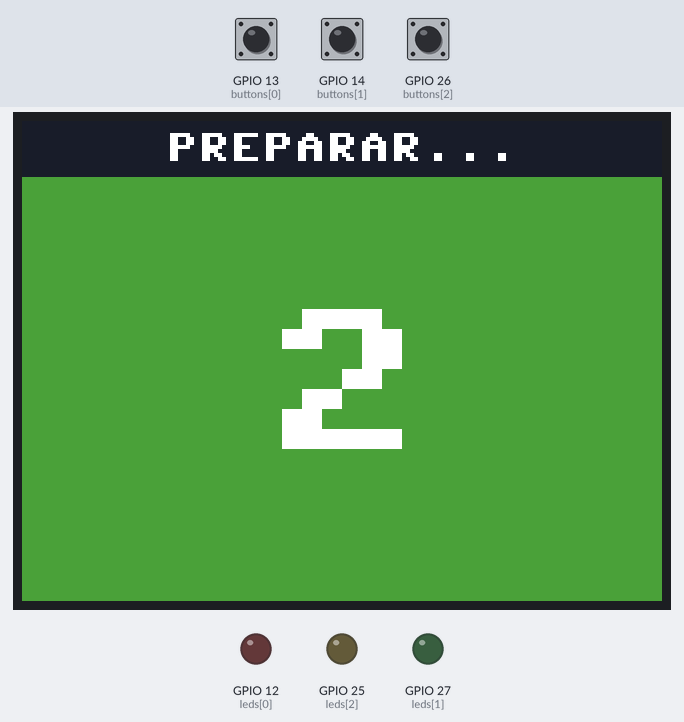
Recording of a program running on a simulated ESP32 board running MicroPython. Shown: 320×240 colour display, output pins drawn as LEDs (lit = HIGH). Wiring (from the project's diagram.json): red LED on GPIO 12, red button on GPIO 13, green button on GPIO 14, yellow LED on GPIO 25, yellow button on GPIO 26, green LED on GPIO 27. The test bench sets the inputs (shaded band); at power-on: GPIO 26 (buttons[2]) HIGH, GPIO 13 (buttons[0]) HIGH, GPIO 14 (buttons[1]) HIGH. Random numbers come from a fixed seed; no radio messages arrive unless stated (any console line starting 'radio sent:' is added by the test bench); library files of the repository ran but are not shown: ili9341.py; pins used as bus, display or sensor lines are not drawn; what the program prints to the serial console is not drawn.

Above: at 1.7 s.
At 7.5 s:
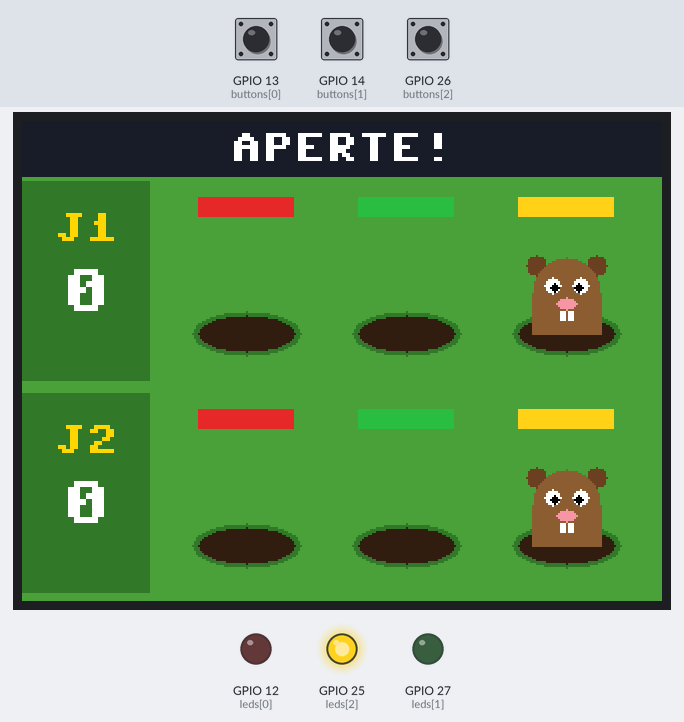
7.6 s: GPIO 26 (buttons[2]) pulled LOW for 0.15 s
At 8.2 s:
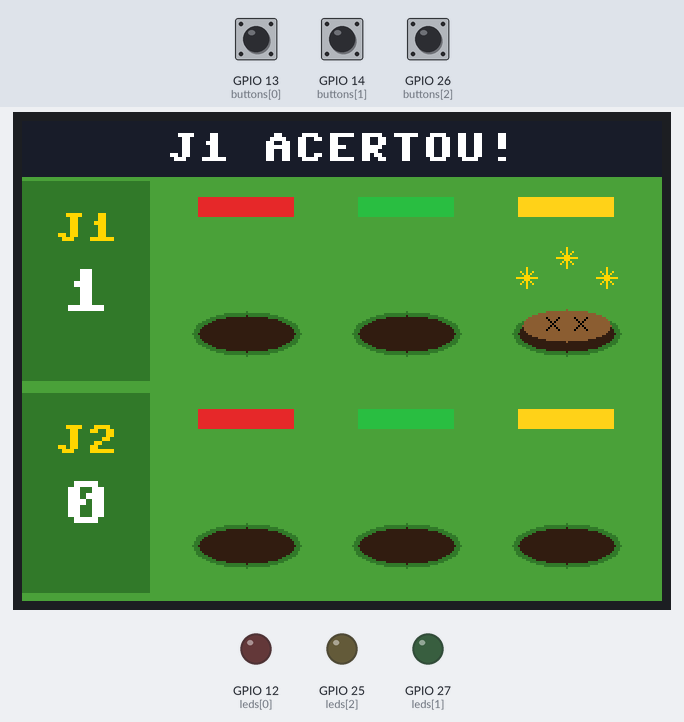
At 9.3 s:
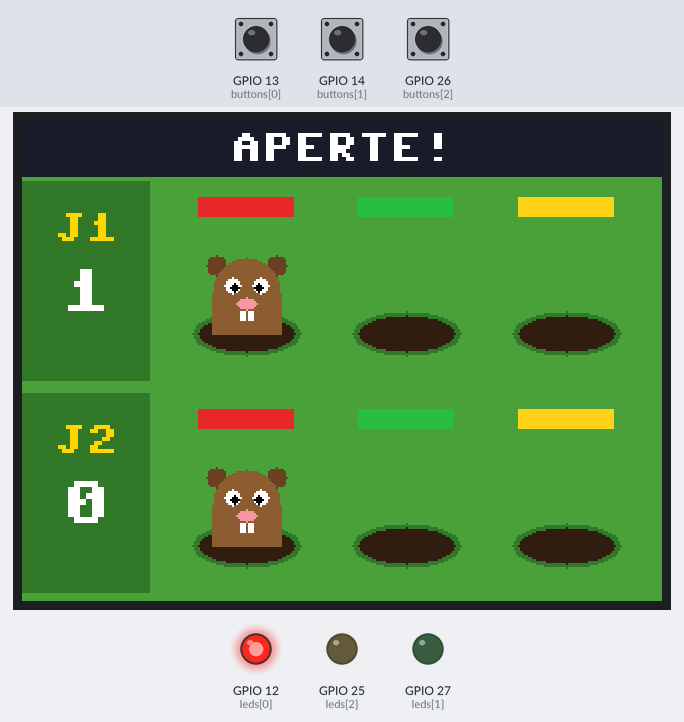
Timing chart, 0 to 27.1 s (numbered marks = the images above; inputs shaded):
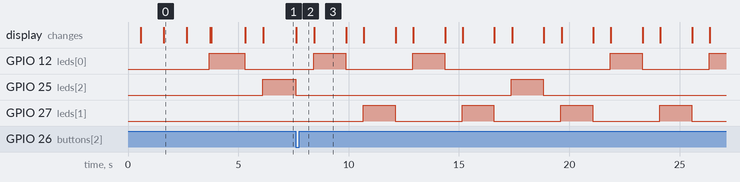

The program:

main.py
```python
from machine import Pin
import radio
import tela
import time
import random

leds = [Pin(12, Pin.OUT), Pin(27, Pin.OUT), Pin(25, Pin.OUT)]
buttons = [Pin(13, Pin.IN, Pin.PULL_UP), Pin(14, Pin.IN, Pin.PULL_UP), Pin(26, Pin.IN, Pin.PULL_UP)]

# pontuação máxima
PONTOS_PARA_VENCER = 10
# número que avisa o controle 2 que nenhum LED está aceso
APAGADO = 255

pontos = [0, 0]
led_atual = -1
led_aceso = APAGADO
led_enviado = -1
ultimo_envio = 0
ultimo_clique = [0, 0]
acertou = 0
esmagou = 0
apertou = False

def atualizar_display(mensagem="ESMAGA!"):
    tela.atualizar_display(mensagem, pontos, led_aceso, led_atual, esmagou)

def acender_leds(index):
    global led_aceso

    leds[index].value(1)
    led_aceso = index

def apagar_leds():
    global led_aceso

    for led in leds:
        led.value(0)
    led_aceso = APAGADO

def enviar_led():
    global led_enviado, ultimo_envio

    # avisa o controle 2 quando o LED muda e repete a cada 300 ms
    if led_enviado != led_aceso or time.ticks_diff(time.ticks_ms(), ultimo_envio) >= 300:
        led_enviado = led_aceso
        ultimo_envio = time.ticks_ms()
        radio.enviar(led_aceso)

def clique(jogador, index):
    global acertou, esmagou, apertou

    # ignora o mesmo botão apertado duas vezes em menos de 200 ms
    agora = time.ticks_ms()
    if time.ticks_diff(agora, ultimo_clique[jogador]) < 200:
        return
    ultimo_clique[jogador] = agora
    apertou = True

    if index == led_aceso:
        pontos[jogador] += 1
        apagar_leds()
        acertou = jogador + 1
        esmagou = jogador + 1

def trata_botao(pin):
    for index, btn in enumerate(buttons):
        if btn == pin:
            clique(0, index)
            return

def esperar(ms):
    global acertou

    fim = time.ticks_add(time.ticks_ms(), ms)
    while time.ticks_diff(fim, time.ticks_ms()) > 0:
        # botão que o jogador 2 apertou
        index = radio.receber()
        if index is not None:
            clique(1, index)
        enviar_led()

        if acertou:
            atualizar_display("J{} ACERTOU!".format(acertou))
            acertou = 0
        time.sleep_ms(10)

def jogar():
    global led_atual, acertou, esmagou

    pontos[0] = 0
    pontos[1] = 0
    acertou = 0
    esmagou = 0

    for numero in ("3", "2", "1"):
        tela.mostrar_numero("PREPARAR...", numero)
        esperar(1000)

    while max(pontos) < PONTOS_PARA_VENCER:
        # a toupeira nunca sai no mesmo buraco duas vezes seguidas
        led_anterior = led_atual
        while led_atual == led_anterior:
            led_atual = random.randint(0, 2)
        print("Acendendo LED no pino:", led_atual)

        esmagou = 0
        acender_leds(led_atual)
        atualizar_display("APERTE!")

        # o tempo da toupeira diminui a cada ponto
        esperar(max(800, 1500 - max(pontos) * 80))

        apagar_leds()
        atualizar_display("J{} ACERTOU!".format(esmagou) if esmagou else "ESMAGA!")

        esperar(max(500, 800 - max(pontos) * 30))

    vencedor = 1 if pontos[0] > pontos[1] else 2
    esmagou = 0
    atualizar_display("J{} VENCEU!".format(vencedor))

for btn in buttons:
    btn.irq(trigger=Pin.IRQ_FALLING, handler=trata_botao)

apagar_leds()
tela.desenhar_titulo("CONECTANDO...")
radio.conectar(b"led", b"botao")

while True:
    jogar()
    esperar(3000)

    apertou = False
    while not apertou:
        esperar(50)
```

radio.py
```python
import network
import time

# True no Velxio (WiFi + MQTT), False nas placas de verdade (ESP-NOW)
SIMULADOR = False

# nome que separa o nosso jogo dos outros no servidor MQTT
SALA = b"whac-a-mole-7f3k9q"
# endereço do ESP-NOW que fala com qualquer placa por perto
TODOS = bytes([255] * 6)

conexao = None
topico = None
recebidas = []

# o MQTT chama esta função quando chega uma mensagem
def chegou(origem, mensagem):
    recebidas.append(bytes(mensagem))

# envia e recebe são os assuntos de cada controle: led ou botao
def conectar(envia, recebe):
    global conexao, topico

    wifi = network.WLAN(network.STA_IF)
    wifi.active(True)

    if SIMULADOR:
        from umqtt.simple import MQTTClient

        wifi.connect("Velxio-GUEST", "")
        while not wifi.isconnected():
            time.sleep_ms(200)

        topico = SALA + b"/" + envia
        conexao = MQTTClient(SALA + b"-" + envia, "broker.hivemq.com")
        conexao.set_callback(chegou)
        conexao.connect()
        conexao.sock.setsockopt(6, 1, 1)
        conexao.subscribe(SALA + b"/" + recebe)
    else:
        import espnow

        conexao = espnow.ESPNow()
        conexao.active(True)
        conexao.add_peer(TODOS)

# manda um número só: o LED aceso ou o botão apertado
def enviar(numero):
    try:
        if SIMULADOR:
            conexao.publish(topico, bytes([numero]))
        else:
            conexao.send(TODOS, bytes([numero]), False)
    except OSError:
        pass

# devolve o número que chegou, ou None se não chegou nada
def receber():
    try:
        if SIMULADOR:
            conexao.check_msg()
        else:
            origem, mensagem = conexao.recv(0)
            if mensagem:
                recebidas.append(mensagem)
    except OSError:
        pass

    if recebidas:
        return recebidas.pop(0)[0]
    return None
```

tela.py
```python
from machine import Pin, SPI
import ili9341
import framebuf
import gc

spi = SPI(2, baudrate=40000000, sck=Pin(18), mosi=Pin(23), miso=Pin(19))
display = ili9341.ILI9341(spi, cs=Pin(5, Pin.OUT), dc=Pin(2, Pin.OUT), rst=Pin(4, Pin.OUT))

VAZIO = 0
TOUPEIRA = 1
ESMAGADA = 2

# converte a cor para o formato que a tela entende
def cor(r, g, b):
    c = ((r & 0xF8) << 8) | ((g & 0xFC) << 3) | (b >> 3)
    return ((c & 0xFF) << 8) | (c >> 8)

PRETO = cor(0, 0, 0)
BRANCO = cor(255, 255, 255)
AMARELO = cor(255, 214, 0)
FUNDO_TITULO = cor(30, 30, 46)
GRAMA = cor(76, 160, 60)
GRAMA_ESCURA = cor(52, 120, 44)
TERRA = cor(50, 30, 18)
PELO = cor(140, 92, 50)
PELO_ESCURO = cor(104, 66, 34)
FOCINHO = cor(240, 150, 160)
CORES_BOTOES = [cor(230, 40, 40), cor(40, 190, 70), cor(250, 210, 30)]

# desenho de um buraco de 64 x 64, reaproveitado em todos
pixels_buraco = bytearray(64 * 64 * 2)
buraco = framebuf.FrameBuffer(pixels_buraco, 64, 64, framebuf.RGB565)

# guarda o que já está na tela para não desenhar de novo
campo_desenhado = False
titulo_desenhado = None
pontos_desenhados = [None, None]
buracos_desenhados = [[None] * 3, [None] * 3]

# escreve o texto ampliado, com o centro em centro_x
def texto_grande(texto, centro_x, y, escala, cor_texto, cor_fundo):
    largura = len(texto) * 8
    letras = framebuf.FrameBuffer(bytearray(largura), largura, 8, framebuf.MONO_VLSB)
    letras.text(texto, 0, 0, 1)
    pixels = bytearray(largura * escala * 8 * escala * 2)
    quadro = framebuf.FrameBuffer(pixels, largura * escala, 8 * escala, framebuf.RGB565)
    quadro.fill(cor_fundo)
    for coluna in range(largura):
        for linha in range(8):
            if letras.pixel(coluna, linha):
                quadro.fill_rect(coluna * escala, linha * escala, escala, escala, cor_texto)
    display.desenhar(centro_x - largura * escala // 2, y, largura * escala, 8 * escala, pixels)
    gc.collect()

def elipse(centro_x, centro_y, raio_x, raio_y, cor_forma):
    for linha in range(-raio_y, raio_y + 1):
        metade = int(raio_x * (1 - (linha * linha) / (raio_y * raio_y)) ** 0.5)
        buraco.hline(centro_x - metade, centro_y + linha, 2 * metade + 1, cor_forma)

# orelhas, corpo, olhos, focinho e dentes
def desenhar_toupeira():
    elipse(17, 16, 5, 5, PELO_ESCURO)
    elipse(47, 16, 5, 5, PELO_ESCURO)
    elipse(32, 30, 17, 18, PELO)
    buraco.fill_rect(15, 30, 35, 21, PELO)
    elipse(25, 26, 4, 4, BRANCO)
    elipse(39, 26, 4, 4, BRANCO)
    elipse(26, 27, 2, 2, PRETO)
    elipse(38, 27, 2, 2, PRETO)
    elipse(32, 35, 5, 3, FOCINHO)
    buraco.fill_rect(29, 39, 3, 5, BRANCO)
    buraco.fill_rect(33, 39, 3, 5, BRANCO)

# toupeira achatada com olhos em X e estrelas
def desenhar_esmagada():
    elipse(32, 46, 22, 8, PELO)
    for x in (22, 36):
        buraco.line(x, 42, x + 6, 48, PRETO)
        buraco.line(x + 6, 42, x, 48, PRETO)
    for x, y in ((12, 22), (32, 12), (52, 22)):
        buraco.hline(x - 5, y, 11, AMARELO)
        buraco.vline(x, y - 5, 11, AMARELO)
        buraco.line(x - 3, y - 3, x + 3, y + 3, AMARELO)
        buraco.line(x - 3, y + 3, x + 3, y - 3, AMARELO)

def desenhar_buraco(jogador, index, tipo):
    # só redesenha o buraco que mudou
    if buracos_desenhados[jogador][index] == tipo:
        return
    buracos_desenhados[jogador][index] = tipo

    buraco.fill(GRAMA)
    elipse(32, 50, 27, 11, GRAMA_ESCURA)
    elipse(32, 50, 24, 9, TERRA)
    if tipo == TOUPEIRA:
        desenhar_toupeira()
    elif tipo == ESMAGADA:
        desenhar_esmagada()
    display.desenhar(80 + index * 80, 56 + jogador * 106, 64, 64, pixels_buraco)

def desenhar_titulo(mensagem):
    global titulo_desenhado

    if titulo_desenhado == mensagem:
        return
    titulo_desenhado = mensagem
    display.preencher(0, 0, 320, 28, FUNDO_TITULO)
    texto_grande(mensagem, 160, 6, 2, BRANCO, FUNDO_TITULO)

# grama, placar dos dois jogadores e faixas com a cor de cada botão
def desenhar_campo():
    global campo_desenhado

    campo_desenhado = True
    display.preencher(0, 28, 320, 212, GRAMA)
    for jogador in range(2):
        y = 30 + jogador * 106
        display.preencher(0, y, 64, 100, GRAMA_ESCURA)
        texto_grande("J{}".format(jogador + 1), 32, y + 16, 2, AMARELO, GRAMA_ESCURA)
        pontos_desenhados[jogador] = None
        for index in range(3):
            display.preencher(88 + index * 80, y + 8, 48, 10, CORES_BOTOES[index])
            buracos_desenhados[jogador][index] = None

def atualizar_display(mensagem, pontos, toupeira, esmagada, esmagou):
    if not campo_desenhado:
        desenhar_campo()
    desenhar_titulo(mensagem)

    for jogador in range(2):
        if pontos_desenhados[jogador] != pontos[jogador]:
            pontos_desenhados[jogador] = pontos[jogador]
            display.preencher(0, 74 + jogador * 106, 64, 24, GRAMA_ESCURA)
            texto_grande(str(pontos[jogador]), 32, 74 + jogador * 106, 3, BRANCO, GRAMA_ESCURA)

        for index in range(3):
            tipo = VAZIO
            if index == toupeira:
                tipo = TOUPEIRA
            elif index == esmagada and esmagou == jogador + 1:
                tipo = ESMAGADA
            desenhar_buraco(jogador, index, tipo)

# contagem antes do jogo começar
def mostrar_numero(mensagem, numero):
    global campo_desenhado

    campo_desenhado = False
    desenhar_titulo(mensagem)
    display.preencher(0, 28, 320, 212, GRAMA)
    texto_grande(numero, 160, 94, 10, BRANCO, GRAMA)
```

Measured:
- by itself, GPIO 27 (leds[1]): alternates HIGH for 1.4 s and LOW for 3.0 s
- what the display in image 0 shows lasts 1.1 s, from 1.6 s to 2.7 s
- what the display in image 3 shows lasts 1.5 s, from 8.4 s to 9.9 s
